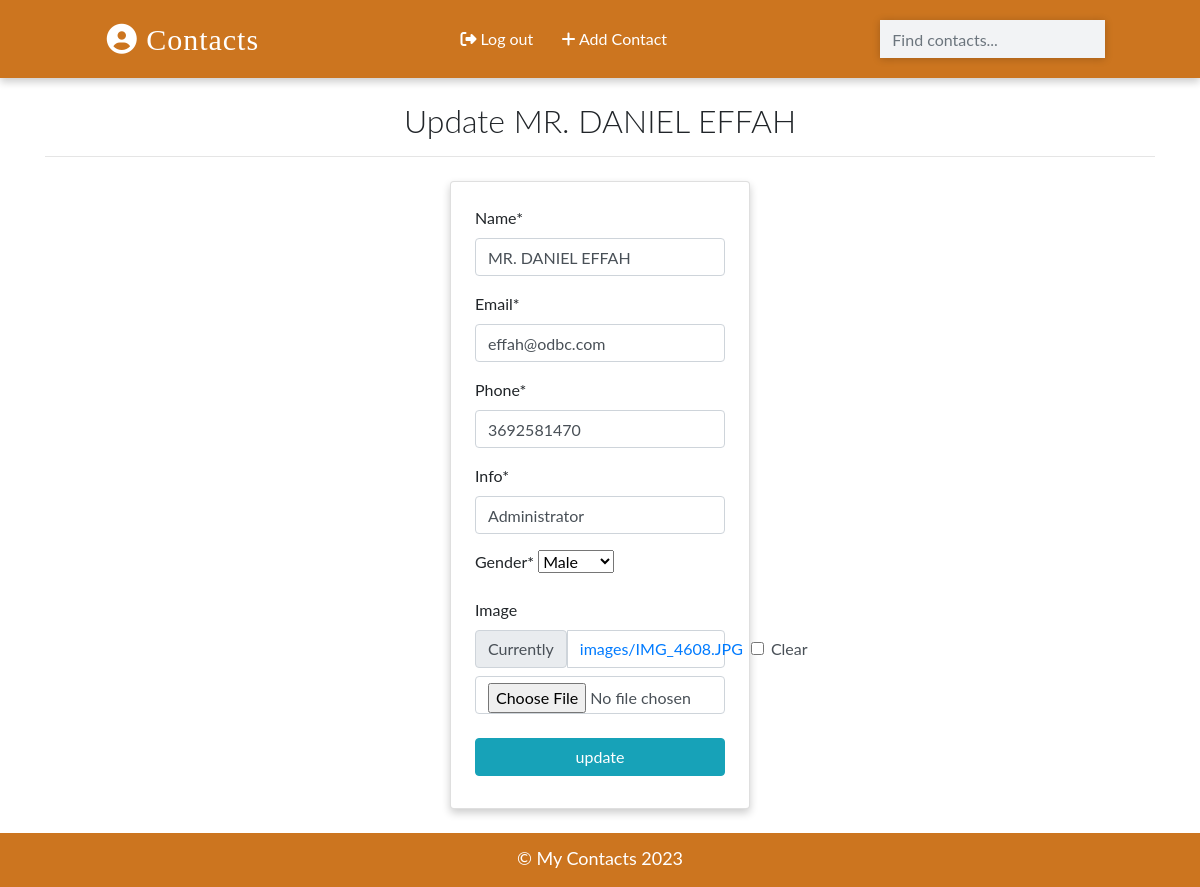
The page /contact/update/4 (signed in) on the database its author committed.
### app/models.py (models this page shows)
class Contact(models.Model):
    manager = models.ForeignKey(User, on_delete=models.CASCADE, default=None)
    name = models.CharField(max_length=50)
    email =  models.EmailField(max_length=254)
    phone = models.IntegerField()
    info = models.CharField(max_length=50)
    image = models.ImageField(upload_to='images/', blank=True)
    gender = models.CharField(max_length=50, choices=(
        ('male', 'Male'),
        ('female', 'Female'),
        ('other', 'Other'),
    ))
    date = models.DateTimeField(default=datetime.now)
    def __str__(self):
        return self.name
    class Meta:
        ordering = ['-id']

### app/views.py (the view, shortened to what this page needs)
# urls.py: path('contact/update/<int:pk>', views.ContactUpdateView.as_view(), name='update'),
class ContactUpdateView(LoginRequiredMixin, UpdateView):
    model = Contact
    template_name = 'update.html'
    fields = ['name', 'email', 'phone', 'info', 'gender', 'image']

### templates/update.html (shortened to what this page needs)
{% extends 'base.html' %}
{% load crispy_forms_tags %}
{% block content %}
{% if contact.manager == request.user %}
<div class="container">
    <h2 class="heading font-weight-light text-center">Update {{contact}}</h2>
    <hr>
</div>
<div class="container w-25 card p-4 mt-4">
    <form action="", method="POST", enctype="multipart/form-data">
        {{form | crispy }}
        <input type="submit" value="update" class="w-100 text-white text-center my-2 btn btn-info">
    </form>
</div>
{% else %}
<div class="container">
  <h2 class="heading font-weight-light text-center">You don't have access to this page!</h2>
</div>
{% endif %}
{% endblock content %}

### static/css/main.css (style rules this page uses)
:root { --back: #cc751f !important; --girl: #e64298; --boy: #2874dd; }
body { font-family: Lato, sans-serif; }
.card { box-shadow: 0 4px 8px 0 rgba(0, 0, 0, 0.2); transition: 0.3s; min-width: 250px; box-sizing: border-box; }

### rows shown on the page
Contact: name "MR. DANIEL EFFAH", email "effah@odbc.com", phone "3692581470", info "Administrator", gender "Male"
